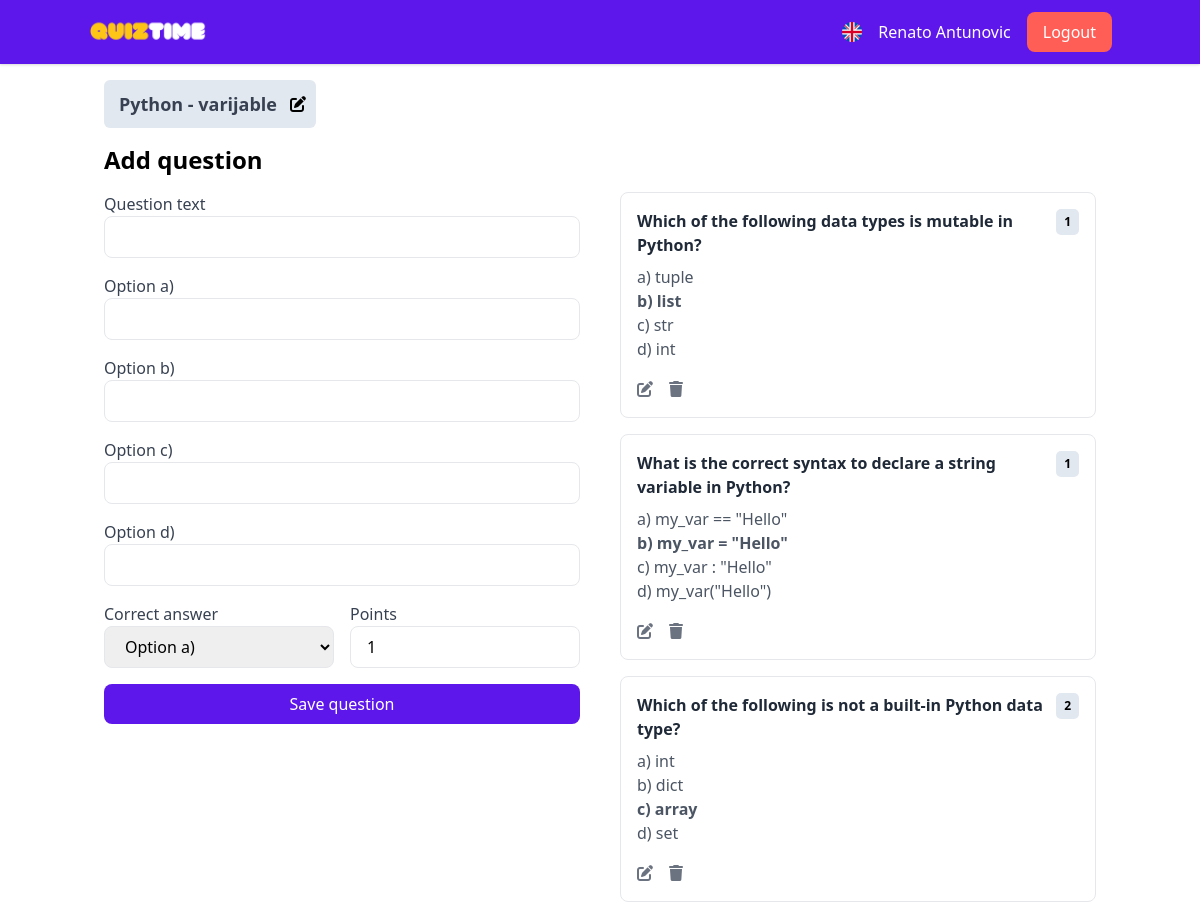
The page /exam_data/5 (signed in) on the database its author committed.
### app/models.py (models this page shows, shortened)
class User(db.Model, UserMixin):
    id = db.Column(db.Integer, primary_key=True)
    first_name = db.Column(db.String(50), nullable=False)
    last_name = db.Column(db.String(50), nullable=False)
    email = db.Column(db.String(120), unique=True, nullable=False)
    password_hash = db.Column(db.String(128), nullable=False)
    role = db.Column(db.String(10), nullable=False)

class Exam(db.Model):
    id = db.Column(db.Integer, primary_key=True)
    name = db.Column(db.String(100), nullable=False)
    code = db.Column(db.String(6), unique=True, nullable=False)
    created_by = db.Column(db.Integer, db.ForeignKey('user.id'), nullable=False)
    active = db.Column(db.String(20), nullable=False, default='not_started')
    questions = db.relationship('Question', backref='exam', lazy=True, cascade="all, delete-orphan")
    scores = db.relationship('Score', backref='exam', lazy=True, cascade="all, delete-orphan")

class Question(db.Model):
    id = db.Column(db.Integer, primary_key=True)
    exam_id = db.Column(db.Integer, db.ForeignKey('exam.id'), nullable=False)
    question_text = db.Column(db.String(200), nullable=False)
    option_a = db.Column(db.String(100), nullable=False)
    option_b = db.Column(db.String(100), nullable=False)
    option_c = db.Column(db.String(100), nullable=False)
    option_d = db.Column(db.String(100), nullable=False)
    correct_answer = db.Column(db.String(1), nullable=False)
    points = db.Column(db.Integer, nullable=False)

### app/routes.py (the view, shortened to what this page needs)
@bp.route('/exam_data/<int:exam_id>', methods=['GET', 'POST'])
@login_required
def exam_data(exam_id):
    exam = Exam.query.get_or_404(exam_id)
    questions = Question.query.filter_by(exam_id=exam.id).all()
    return render_template('exam_data.html', exam=exam, questions=questions)

### app/__init__.py (called while the page is built)
def get_translation(key):
    lang = session.get('lang', 'en') #default is en
    return translations.get(lang, {}).get(key, key)

def create_app():
    app = Flask(__name__)
    app.config.from_object('app.config.Config')
    db.init_app(app)
    login_manager.init_app(app)
    socketio.init_app(app)
    migrate.init_app(app, db)
    try:
        os.makedirs(app.instance_path)
    except OSError:
        pass
    from .routes import bp as main_bp
    app.register_blueprint(main_bp)
    with app.app_context():
        db.create_all()
    from .models import User, Exam, Question, Score
    @login_manager.user_loader
    def load_user(user_id):
        return User.query.get(int(user_id))
    login_manager.login_view = 'main.login'
    @app.context_processor
    def inject_translation():
        return dict(get_translation=get_translation)
    return app

### app/templates/exam_data.html (shortened to what this page needs)
<!DOCTYPE html>
<html lang="en">
<head>
    <link rel="stylesheet" href="https://cdnjs.cloudflare.com/ajax/libs/tailwindcss/2.2.19/tailwind.min.css">
    <link rel="stylesheet" href="https://cdnjs.cloudflare.com/ajax/libs/font-awesome/6.0.0-beta3/css/all.min.css">
</head>
<body class="bg-white">
    <nav class="fixed w-full top-0 bg-gray-50 p-2 shadow" style="background-color: #5e17eb;">
        <div class="container mx-auto flex items-center justify-between">
            <div class="flex items-center">
                <a href="{{ url_for('main.index') }}">
                    <img src="{{ url_for('static', filename='img/logo.png') }}" alt="Logo" class="h-12 w-17">
                </a>
            </div>
            <div class="flex items-center space-x-4">
                {% if session.get('lang', 'en') == 'en' %}
                <a href="{{ url_for('main.set_language', language='hr') }}">
                    <img src="{{ url_for('static', filename='img/uk.png') }}" alt="Switch to Croatian"
                        class="flag-icon">
                </a>
                {% else %}
                <a href="{{ url_for('main.set_language', language='en') }}">
                    <img src="{{ url_for('static', filename='img/hr.png') }}" alt="Switch to English" class="flag-icon">
                </a>
                {% endif %}
                <span class="username-text font-medium">{{ current_user.first_name }} {{ current_user.last_name
                    }}</span>
                <a href="{{ url_for('main.logout') }}" class="text-white logout-button px-4 py-2 rounded-lg">{{
                    get_translation('logout') }}
                </a>
            </div>
        </div>
    </nav>
    <div class="container mx-auto mt-20 px-4">
        <div class="flex items-center">
            <div id="examNameContainer" class="edit-exam-name-container">
                <h2 id="examName" class="exam-name-text text-lg font-semibold text-gray-700">{{ exam.name }}</h2>
                <span id="editIcon" class="ml-2 cursor-pointer"><i class="fas fa-edit"></i></span>
            </div>
        </div>
        <h2 class="text-2xl font-semibold mb-4 text-[#5e17eb]">{{ get_translation('add_question') }}</h2>
        <div class="flex flex-col md:flex-row space-y-6 md:space-y-0 md:space-x-10">
            <div class="md:w-1/2">
                <form action="{{ url_for('main.exam_data', exam_id=exam.id) }}" method="post" class="space-y-4">
                    <div>
                        <label for="question_text" class="block text-gray-700">{{ get_translation('question_text')
                            }}</label>
                        <input type="text" id="question_text" name="question_text"
                            class="w-full px-4 py-2 border rounded-lg focus:outline-none focus:ring-2 focus:ring-blue-500"
                            required>
                    </div>
                    <div>
                        <label for="option_a" class="block text-gray-700">{{ get_translation('option_a') }}</label>
                        <input type="text" id="option_a" name="option_a"
                            class="w-full px-4 py-2 border rounded-lg focus:outline-none focus:ring-2 focus:ring-blue-500"
                            required>
                    </div>
                    <div>
                        <label for="option_b" class="block text-gray-700">{{ get_translation('option_b') }}</label>
                        <input type="text" id="option_b" name="option_b"
                            class="w-full px-4 py-2 border rounded-lg focus:outline-none focus:ring-2 focus:ring-blue-500"
                            required>
                    </div>
                    <div>
                        <label for="option_c" class="block text-gray-700">{{ get_translation('option_c') }}</label>
                        <input type="text" id="option_c" name="option_c"
                            class="w-full px-4 py-2 border rounded-lg focus:outline-none focus:ring-2 focus:ring-blue-500"
                            required>
                    </div>
                    <div>
                        <label for="option_d" class="block text-gray-700">{{ get_translation('option_d') }}</label>
                        <input type="text" id="option_d" name="option_d"
                            class="w-full px-4 py-2 border rounded-lg focus:outline-none focus:ring-2 focus:ring-blue-500"
                            required>
                    </div>
                    <div class="flex space-x-4">
                        <div class="w-1/2">
                            <label for="correct_answer" class="block text-gray-700">{{ get_translation('correct_answer')
                                }}
                            </label>
                            <select id="correct_answer" name="correct_answer"
                                class="w-full px-4 py-2 border rounded-lg focus:outline-none focus:ring-2 focus:ring-blue-500"
                                required>
                                <option value="a">{{ get_translation('option_a') }}</option>
                            </select>
                        </div>
                        <div class="w-1/2">
                            <label for="points" class="block text-gray-700">{{ get_translation('points') }}</label>
                            <input type="number" id="points" name="points"
                                class="w-full px-4 py-2 border rounded-lg focus:outline-none focus:ring-2 focus:ring-blue-500"
                                value="1" min="1" required>
                        </div>
                    </div>
                    <button type="submit"
                        class="w-full save-button text-white py-2 rounded-lg focus:outline-none focus:ring-2 focus:ring-blue-500">
                        {{ get_translation('save_question') }}
                    </button>
                </form>
            </div>
            <div class="md:w-1/2">
                <div id="questions_list" class="space-y-4">
                    {% for question in questions %}
                    <div class="bg-white p-4 rounded-lg exam-item">
                        <div class="flex justify-between">
                            <h5 class="font-semibold text-gray-800">{{ question.question_text }}</h5>
                            <p class="points-badge">{{ question.points }}</p>
                        </div>
                        <ul class="mt-2 text-gray-600">
                            <li{% if question.correct_answer=='a' %} class="font-bold" {% endif %}>a) {{
                                question.option_a }}</li>
                                <li{% if question.correct_answer=='b' %} class="font-bold" {% endif %}>b) {{
                                    question.option_b }}</li>
                                    <li{% if question.correct_answer=='c' %} class="font-bold" {% endif %}>c) {{
                                        question.option_c }}</li>
                                        <li{% if question.correct_answer=='d' %} class="font-bold" {% endif %}>d) {{
                                            question.option_d }}</li>
                        </ul>
                        <div class="flex space-x-4 mt-4">
                            <span class="edit-delete-text" data-question-id="{{ question.id }}"
                                data-question-text="{{ question.question_text }}"
                                data-option-a="{{ question.option_a }}" data-option-b="{{ question.option_b }}"
                                data-option-c="{{ question.option_c }}" data-option-d="{{ question.option_d }}"
                                data-correct-answer="{{ question.correct_answer }}"
                                data-points="{{ question.points }}"><i class="fas fa-edit"></i></span>
                            <form action="{{ url_for('main.delete_question', question_id=question.id) }}" method="post"
                                style="display:inline;">
                                <button type="submit"
                                    class="edit-delete-text delete-button bg-transparent border-none p-0"><i
                                        class="fas fa-trash"></i></button>
                            </form>
                        </div>
                    </div>
                    {% endfor %}
                </div>
            </div>
        </div>
    </div>
</body>
</html>

### app/templates/exam_data.html (style rules this page uses)
body { background-color: #ffffff; }
nav { background-color: #5e17eb; }
.flag-icon { width: 20px; height: 20px; cursor: pointer; }
.username-text { color: #ffffff; }
.logout-button { background-color: #ff5e57; }
.save-button { background-color: #5e17eb; }
.edit-delete-text { color: #6b7280; cursor: pointer; }
.exam-item { border: 1px solid #e5e7eb; padding: 16px; border-radius: 8px; }
.points-badge { background-color: #e2e8f0; color: black; font-weight: bold; height: 26px; padding: 4px 8px; border-radius: 5px; display: inline; font-size: 0.75rem; }
.edit-exam-name-container { display: inline-flex; align-items: center; padding: 5px 10px; background-color: #e2e8f0; border-radius: 0.375rem; margin-bottom: 16px; margin-right: 8px; }
.exam-name-text { padding: 5px; }

### rows shown on the page
User: first_name "Renato", last_name "Antunovic"
Exam: name "Python - varijable"
Question: question_text "Which of the following data types is mutable in Python?", points "1", option_a "tuple", option_b "list", option_c "str", option_d "int"
Question: question_text "What is the correct syntax to declare a string variable in Python?", points "1", option_a "my_var == \"Hello\"", option_b "my_var = \"Hello\"", option_c "my_var : \"Hello\"", option_d "my_var(\"Hello\")"
Question: question_text "Which of the following is not a built-in Python data type?", points "2", option_a "int", option_b "dict", option_c "array", option_d "set"

### other values the page prints
{{ get_translation('logout') }} "Logout"
{{ get_translation('add_question') }} "Add question"
{{ get_translation('question_text') }} "Question text"
{{ get_translation('option_a') }} "Option a)"
{{ get_translation('option_b') }} "Option b)"
{{ get_translation('option_c') }} "Option c)"
{{ get_translation('option_d') }} "Option d)"
{{ get_translation('correct_answer') }} "Correct answer"
{{ get_translation('points') }} "Points"
{{ get_translation('save_question') }} "Save question"
form field correct_answer "Option a)"
